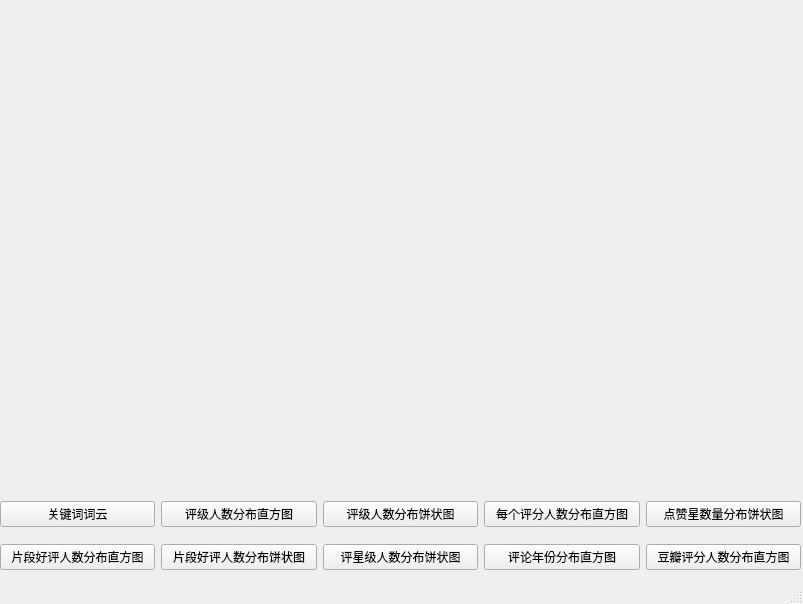
<?xml version="1.0" encoding="UTF-8"?>
<ui version="4.0">
 <class>MainWindow</class>
 <widget class="QMainWindow" name="MainWindow">
  <property name="geometry">
   <rect>
    <x>0</x>
    <y>0</y>
    <width>803</width>
    <height>604</height>
   </rect>
  </property>
  <property name="windowTitle">
   <string>数据可视化-豆瓣影评《我和我的祖国》</string>
  </property>
  <widget class="QWidget" name="centralwidget">
   <widget class="QWidget" name="gridLayoutWidget">
    <property name="geometry">
     <rect>
      <x>0</x>
      <y>490</y>
      <width>801</width>
      <height>91</height>
     </rect>
    </property>
    <layout class="QGridLayout" name="gridLayout">
     <item row="0" column="1">
      <widget class="QPushButton" name="btn2">
       <property name="text">
        <string>评级人数分布直方图</string>
       </property>
      </widget>
     </item>
     <item row="0" column="4">
      <widget class="QPushButton" name="btn5">
       <property name="text">
        <string>点赞星数量分布饼状图</string>
       </property>
      </widget>
     </item>
     <item row="0" column="0">
      <widget class="QPushButton" name="btn1">
       <property name="text">
        <string>关键词词云</string>
       </property>
      </widget>
     </item>
     <item row="0" column="2">
      <widget class="QPushButton" name="btn3">
       <property name="text">
        <string>评级人数分布饼状图</string>
       </property>
      </widget>
     </item>
     <item row="0" column="3">
      <widget class="QPushButton" name="btn4">
       <property name="text">
        <string>每个评分人数分布直方图</string>
       </property>
      </widget>
     </item>
     <item row="1" column="0">
      <widget class="QPushButton" name="btn6">
       <property name="text">
        <string>片段好评人数分布直方图</string>
       </property>
      </widget>
     </item>
     <item row="1" column="1">
      <widget class="QPushButton" name="btn7">
       <property name="text">
        <string>片段好评人数分布饼状图</string>
       </property>
      </widget>
     </item>
     <item row="1" column="2">
      <widget class="QPushButton" name="btn8">
       <property name="text">
        <string>评星级人数分布饼状图</string>
       </property>
      </widget>
     </item>
     <item row="1" column="3">
      <widget class="QPushButton" name="btn9">
       <property name="text">
        <string>评论年份分布直方图</string>
       </property>
      </widget>
     </item>
     <item row="1" column="4">
      <widget class="QPushButton" name="btn10">
       <property name="text">
        <string>豆瓣评分人数分布直方图</string>
       </property>
      </widget>
     </item>
    </layout>
   </widget>
   <widget class="QLabel" name="label">
    <property name="geometry">
     <rect>
      <x>10</x>
      <y>10</y>
      <width>781</width>
      <height>471</height>
     </rect>
    </property>
    <property name="text">
     <string/>
    </property>
   </widget>
  </widget>
  <widget class="QStatusBar" name="statusbar"/>
 </widget>
 <resources/>
 <connections/>
</ui>
